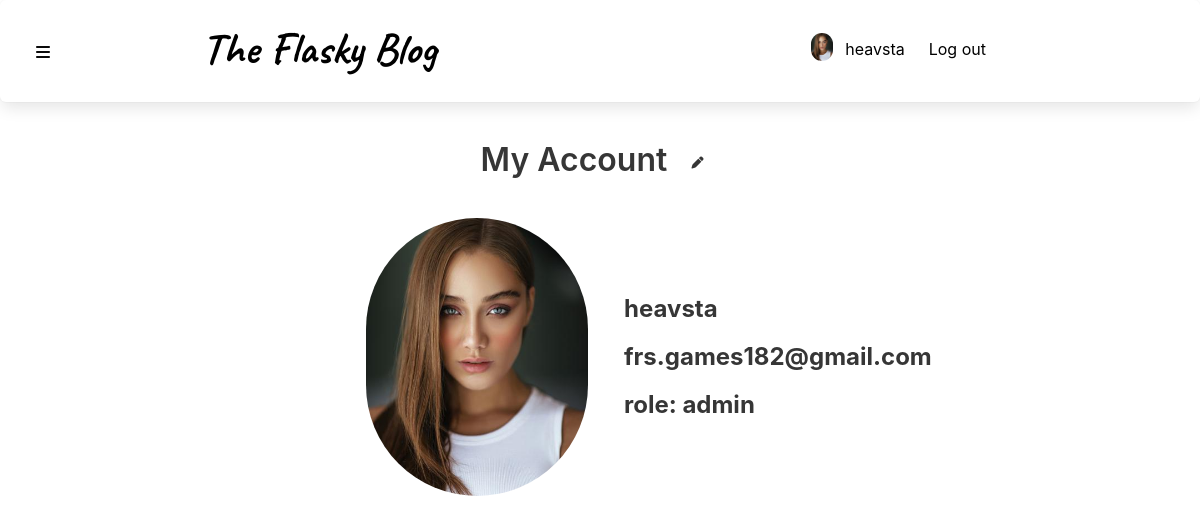
Page /account (signed in) on the committed database.
### app/models.py (models this page shows, shortened)
class User(db.Model, UserMixin):
    id = db.Column(db.Integer, primary_key=True)
    username = db.Column(db.String(20), unique=True, nullable=False)
    password = db.Column(db.String(60), nullable=False)
    email = db.Column(db.String(80), unique=True, nullable=False)
    image_file = db.Column(db.String(20), default='default.jpg', nullable=False)
    role = db.Column(db.String(5), default='user', nullable=False)
    articles = db.relationship('Article', backref='author', lazy=True)
    comments = db.relationship('Comment', backref='author', lazy=True)

### app/users/routes.py (the view)
@users.route('/account', methods=['GET', 'POST'])
@login_required
def account():
    form = UpdateAccountForm()
    if form.validate_on_submit():
        if form.picture.data:
            picture_file = save_img(form.picture.data)
            current_user.image_file = picture_file
        current_user.username = form.username.data
        current_user.email = form.email.data
        db.session.commit()
        flash('Account info successfully updated!', 'success')
        return redirect(url_for('users.account'))
    elif request.method == 'GET':
        form.username.data = current_user.username
        form.email.data = current_user.email
    image_file = url_for('static', filename='profile_img/' + current_user.image_file)
    return render_template('account.html', title=current_user.username, image_file=image_file, form=form)

### app/models.py (called while the page is built)
@login_manager.user_loader
def load_user(user_id):
    return User.query.get(int(user_id))

### app/templates/account.html (shortened to what this page needs)
{% extends 'layout.html' %}
{% block main %}
    <div>
        <h1 class="title has-text-centered">
            My Account
            <button class="button edit" title="edit"><i class="fas fa-pen fa-xs"></i></button>
        </h1>
        <div class="columns mt-5">
            <div class="column is-3 is-offset-3">
                <figure class="image">
                    <img class="is-rounded" src="{{ image_file }}" alt="Avatar">
                </figure>
            </div>
            <div class="column is-4 is-flex is-flex-direction-column is-justify-content-center" id="account-data">
                <ul>
                    <li class="is-size-4 m-3">
                        <strong>{{ current_user.username }}</strong>
                    </li>
                    <li class="is-size-4 m-3">
                        <strong>{{ current_user.email }}</strong>
                    </li>
                    <li class="is-size-4 m-3"><strong>role: {{ current_user.role }}</strong></li>
                </ul>
            </div>
        </div>
    </div>
{% endblock %}

### app/templates/layout.html (shortened to what this page needs)
<!DOCTYPE html>
<html>
  <head>
    <link rel="stylesheet" href="{{ url_for('static', filename='styles.css') }}">
    <link rel="stylesheet" href="https://cdn.jsdelivr.net/npm/bulma@0.9.3/css/bulma.min.css">
    <link rel="stylesheet" href="https://cdnjs.cloudflare.com/ajax/libs/font-awesome/6.0.0-beta2/css/all.min.css" />
  </head>
  <body>
  <header class="box">
    {% if current_user.is_authenticated %}
      <button class="button is-white" id="menu"><i class="fas fa-bars"></i></button>
    {% endif %}
    <div class="container">
      <div class="columns">
        <nav class="navbar column is-10 is-offset-1 is-flex" role="navigation" aria-label="main navigation">
          <div class="navbar-brand">
            <a class="logo" href="{{url_for('main.index')}}">
              The Flasky Blog
            </a>
          </div>
          <div id="navbarBasicExample" class="navbar-menu">
            <div class="navbar-end">
              {% if current_user.is_authenticated %}
                <div class="navbar-item">
                  <a class="columns" href="{{ url_for('users.account') }}">
                    <div class="column image p-0 mt-2">
                      <img class="is-rounded" src="{{ url_for('static', filename='profile_img/' + current_user.image_file )}}" alt="Avatar">
                    </div>
                    <div class="column">
                      {{ current_user.username }}
                    </div>
                  </a>
                </div>
                <div class="navbar-item">
                  <a href="{{ url_for('users.logout') }}">Log out</a>
                </div>
              {% endif %}
            </div>
          </div>
        </nav>
      </div>
    </div>
  </header>
  <main class="container pt-4">
    {% block main %}{% endblock %}
  </main>
  <footer class="is-flex is-align-items-flex-end is-justify-content-center">
  </footer>
  </body>
</html>

### app/static/styles.css (style rules this page uses)
header.box { position: relative; padding-top: 1em !important; margin-top: 0; margin-bottom: 3em; }
header #menu { position: absolute; top: 2em; }
header a { color: #000000; }
header .logo { font-family: 'Caveat', cursive; font-size: 2.75em; font-weight: bold; }
button { border: none !important; }
footer { height: 100px; padding-bottom: 20px; }

### rows in the picture
User: image_file (picture), username "heavsta", email "frs.games182@gmail.com", role "admin"
